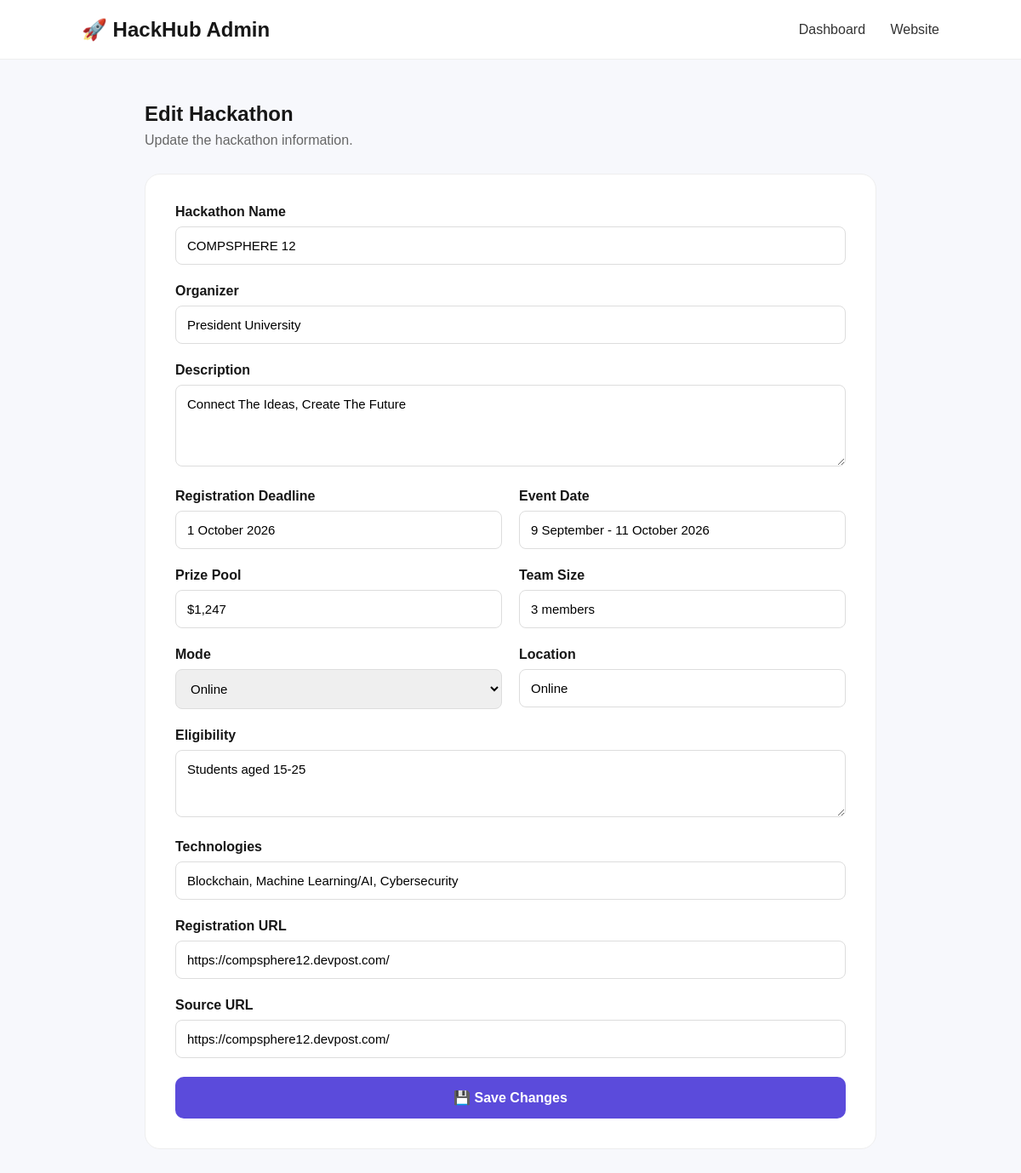
Screenshot of /admin/edit/5 with the database file from the repository.
### models/hackathon.py (models this page shows)
class Hackathon(db.Model):
    id = db.Column(
        db.Integer,
        primary_key=True
    )
    name = db.Column(
        db.String(200),
        nullable=False
    )
    organizer = db.Column(
        db.String(200)
    )
    description = db.Column(
        db.Text
    )
    registration_deadline = db.Column(
        db.String(100)
    )
    event_date = db.Column(
        db.String(100)
    )
    location = db.Column(
        db.String(200)
    )
    mode = db.Column(
        db.String(50)
    )
    prize_pool = db.Column(
        db.String(100)
    )
    team_size = db.Column(
        db.String(100)
    )
    eligibility = db.Column(
        db.Text
    )
    technologies = db.Column(
        db.String(500)
    )
    registration_url = db.Column(
        db.String(500)
    )
    source_url = db.Column(
        db.String(500)
    )
    status = db.Column(
        db.String(50),
        default="Open"
    )
    last_updated = db.Column(
        db.DateTime,
        default=datetime.utcnow
    )

### app.py (the view, shortened to what this page needs)
@app.route(
    "/admin/edit/<int:hackathon_id>",
    methods=["GET", "POST"]
)
def edit_hackathon(
    hackathon_id
):
    hackathon = Hackathon.query.get_or_404(
        hackathon_id
    )
    return render_template(
        "edit_hackathon.html",
        hackathon=hackathon
    )

### templates/edit_hackathon.html (shortened to what this page needs)
<!DOCTYPE html>
<html lang="en">
<head>
    <link rel="stylesheet"
          href="{{ url_for('static', filename='css/style.css') }}">
</head>
<body>
<nav>
    <h2>🚀 HackHub Admin</h2>
    <div>
        <a href="/admin">
            Dashboard
        </a>
        <a href="/">
            Website
        </a>
    </div>
</nav>
<section class="form-container">
    <div class="form-header">
        <h1>
            Edit Hackathon
        </h1>
        <p>
            Update the hackathon information.
        </p>
    </div>
    <form
        method="POST"
        class="hackathon-form"
    >
        <div class="form-group">
            <label>
                Hackathon Name
            </label>
            <input
                type="text"
                name="name"
                value="{{ hackathon.name }}"
                required
            >
        </div>
        <div class="form-group">
            <label>
                Organizer
            </label>
            <input
                type="text"
                name="organizer"
                value="{{ hackathon.organizer }}"
                required
            >
        </div>
        <div class="form-group">
            <label>
                Description
            </label>
            <textarea
                name="description"
                rows="4"
                required
            >{{ hackathon.description }}</textarea>
        </div>
        <div class="form-row">
            <div class="form-group">
                <label>
                    Registration Deadline
                </label>
                <input
                    type="text"
                    name="registration_deadline"
                    value="{{ hackathon.registration_deadline }}"
                    required
                >
            </div>
            <div class="form-group">
                <label>
                    Event Date
                </label>
                <input
                    type="text"
                    name="event_date"
                    value="{{ hackathon.event_date }}"
                    required
                >
            </div>
        </div>
        <div class="form-row">
            <div class="form-group">
                <label>
                    Prize Pool
                </label>
                <input
                    type="text"
                    name="prize_pool"
                    value="{{ hackathon.prize_pool }}"
                    required
                >
            </div>
            <div class="form-group">
                <label>
                    Team Size
                </label>
                <input
                    type="text"
                    name="team_size"
                    value="{{ hackathon.team_size }}"
                    required
                >
            </div>
        </div>
        <div class="form-row">
            <div class="form-group">
                <label>
                    Mode
                </label>
                <select name="mode">
                    <option value="Online"
                        {% if hackathon.mode == "Online" %}
                        selected
                        {% endif %}
                    >
                        Online
                    </option>
                </select>
            </div>
            <div class="form-group">
                <label>
                    Location
                </label>
                <input
                    type="text"
                    name="location"
                    value="{{ hackathon.location }}"
                    required
                >
            </div>
        </div>
        <div class="form-group">
            <label>
                Eligibility
            </label>
            <textarea
                name="eligibility"
                rows="3"
                required
            >{{ hackathon.eligibility }}</textarea>
        </div>
        <div class="form-group">
            <label>
                Technologies
            </label>
            <input
                type="text"
                name="technologies"
                value="{{ hackathon.technologies }}"
                required
            >
        </div>
        <div class="form-group">
            <label>
                Registration URL
            </label>
            <input
                type="url"
                name="registration_url"
                value="{{ hackathon.registration_url }}"
                required
            >
        </div>
        <div class="form-group">
            <label>
                Source URL
            </label>
            <input
                type="url"
                name="source_url"
                value="{{ hackathon.source_url }}"
                required
            >
        </div>
        <button
            type="submit"
            class="submit-btn"
        >
            💾 Save Changes
        </button>
    </form>
</section>
</body>
</html>

### static/css/style.css (style rules this page uses)
* { margin: 0; padding: 0; box-sizing: border-box; }
body { font-family: Arial, sans-serif; background: #f7f8fc; color: #171717; }
nav { height: 70px; padding: 0 8%; display: flex; justify-content: space-between; align-items: center; background: white; border-bottom: 1px solid #eee; }
nav h2 { font-size: 24px; }
nav a { text-decoration: none; color: #333; margin-left: 25px; }
.form-container { max-width: 900px; margin: 50px auto; padding: 0 20px; }
.form-header { margin-bottom: 30px; }
.form-header h1 { margin-bottom: 8px; }
.form-header p { color: #666; }
.hackathon-form { background: white; padding: 35px; border-radius: 18px; border: 1px solid #eee; }
.form-group { margin-bottom: 22px; }
.form-group label { display: block; font-weight: 600; margin-bottom: 8px; }
.form-group input, .form-group textarea, .form-group select { width: 100%; padding: 13px; border: 1px solid #ddd; border-radius: 8px; font-family: inherit; font-size: 15px; box-sizing: border-box; }
.form-group textarea { resize: vertical; }
.form-row { display: grid; grid-template-columns: 1fr 1fr; gap: 20px; }
.submit-btn { width: 100%; padding: 15px; border: none; border-radius: 10px; background: #5b4bdb; color: white; font-size: 16px; font-weight: bold; cursor: pointer; }

### rows the page displays
Hackathon: name "COMPSPHERE 12", organizer "President University", description "Connect The Ideas, Create The Future", registration_deadline "1 October 2026", event_date "9 September - 11 October 2026", prize_pool "$1,247", team_size "3 members", mode "Online", location "Online", eligibility "Students aged 15-25", technologies "Blockchain, Machine Learning/AI, Cybersecurity", registration_url "https://compsphere12.devpost.com/", source_url "https://compsphere12.devpost.com/"
